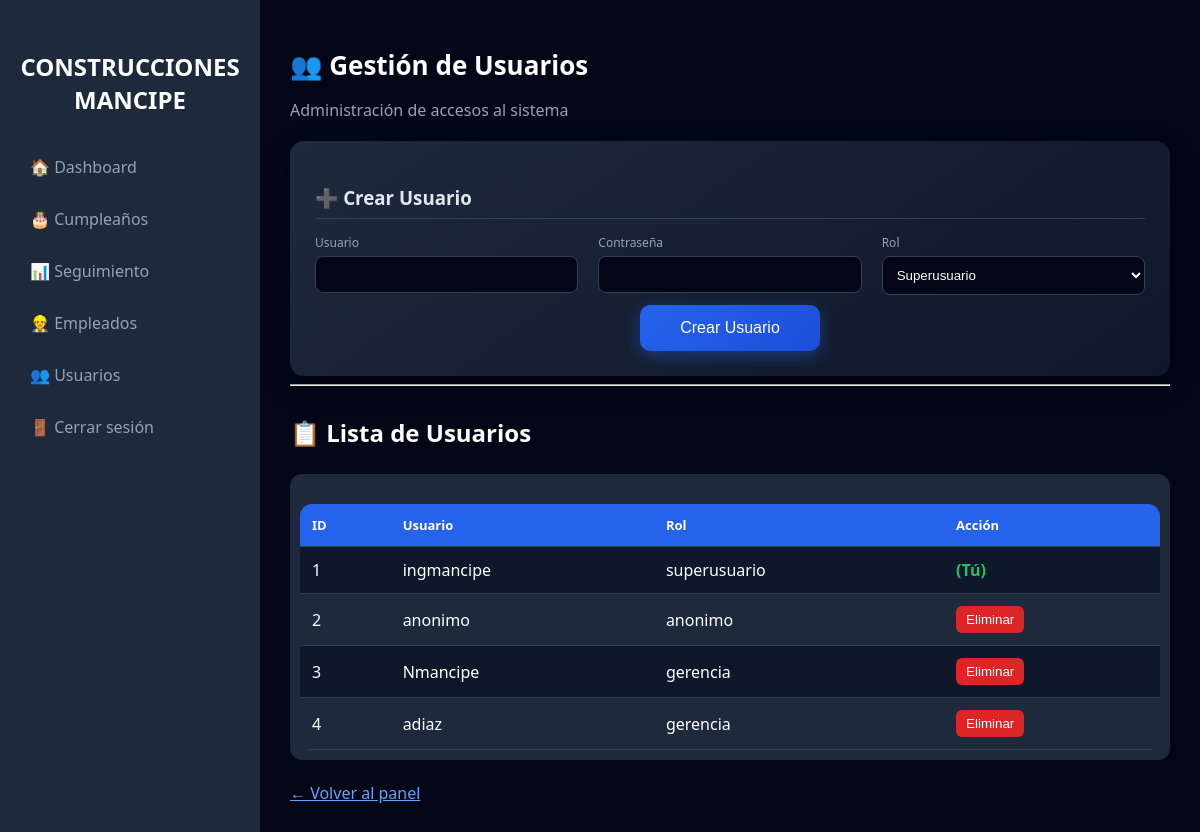
/usuarios (signed in), run on the app's committed database.
### tables this page shows
CREATE TABLE usuarios (
            id INTEGER PRIMARY KEY AUTOINCREMENT,
            username TEXT UNIQUE NOT NULL,
            password TEXT NOT NULL,
            rol TEXT NOT NULL
        );

### app.py (the view, shortened to what this page needs)
@app.route("/usuarios", methods=["GET", "POST"])
def usuarios():
    if "usuario" not in session or session["rol"] != "superusuario":
        return "Acceso denegado"
    conn = sqlite3.connect(DB)
    cursor = conn.cursor()
    cursor.execute("SELECT id,username,rol FROM usuarios")
    usuarios = cursor.fetchall()
    conn.close()
    return render_template("usuarios.html", usuarios=usuarios)

### templates/usuarios.html (shortened to what this page needs)
<!DOCTYPE html>
<html>
<head>
    <link rel="stylesheet" href="{{ url_for('static', filename='style.css') }}">
</head>
<body class="app-body">
<div class="sidebar">
<h2>CONSTRUCCIONES MANCIPE</h2>
<a href="/dashboard">🏠 Dashboard</a>
<a href="/cumpleanos">🎂 Cumpleaños</a>
<a href="/seguimiento">📊 Seguimiento</a>
{% if session.get("rol") in ["gerencia","superusuario"] %}
<a href="{{ url_for('empleados') }}">👷 Empleados</a>
{% endif %}
{% if session.get("rol") == "superusuario" %}
<a href="{{ url_for('usuarios') }}">👥 Usuarios</a>
{% endif %}
<a href="{{ url_for('logout') }}">🚪 Cerrar sesión</a>
</div>
<div class="container">
<h1>👥 Gestión de Usuarios</h1>
<p class="subtitulo">Administración de accesos al sistema</p>
<div class="card-form">
<h3>➕ Crear Usuario</h3>
<form method="POST">
<div class="grid-3">
<div class="campo">
<label>Usuario</label>
<input type="text" name="username" required>
</div>
<div class="campo">
<label>Contraseña</label>
<input type="password" name="password" required>
</div>
<div class="campo">
<label>Rol</label>
<select name="rol">
<option value="superusuario">Superusuario</option>
</select>
</div>
</div>
<div class="guardar">
<button class="btn-guardar" name="crear">Crear Usuario</button>
</div>
</form>
</div>
<hr>
<h2>📋 Lista de Usuarios</h2>
<div class="tabla">
<table>
<tr>
<th>ID</th>
<th>Usuario</th>
<th>Rol</th>
<th>Acción</th>
</tr>
{% for u in usuarios %}
<tr>
<td>{{ u[0] }}</td>
<td>{{ u[1] }}</td>
<td>{{ u[2] }}</td>
<td>
{% if u[1] != session["usuario"] %}
<form method="POST" style="display:inline;">
<button type="submit" name="eliminar"
style="background:#dc2626;color:white;border:none;padding:6px 10px;border-radius:6px;cursor:pointer;">
Eliminar
</button>
</form>
{% else %}
<span style="color:#22c55e;font-weight:bold;">(Tú)</span>
{% endif %}
</td>
</tr>
{% endfor %}
</table>
</div>
<br>
<a href="{{ url_for('dashboard') }}">← Volver al panel</a>
</div>
</body>
</html>

### static/style.css (style rules this page uses)
body { margin:0; font-family:'Segoe UI', sans-serif; background:#020617; color:white; }
.sidebar { width:220px; height:100vh; background:#1e293b; position:fixed; padding:20px; }
.sidebar h2 { margin-bottom:30px; text-align:center; }
.sidebar a { display:block; color:#94a3b8; text-decoration:none; margin:10px 0; padding:10px; border-radius:8px; transition:0.3s; }
h1 { margin-bottom:5px; }
.subtitulo { color:#94a3b8; margin-bottom:20px; }
form { display:flex; flex-direction:column; }
.tabla { margin-top:25px; overflow-x:auto; background:#1e293b; border-radius:12px; padding:10px; }
table { width:100%; border-collapse: collapse; }
th, td { padding:12px; text-align:left; }
th { background:#2563eb; color:white; font-size:13px; }
tr { border-bottom:1px solid #334155; }
tr:nth-child(even) { background:#0f172a; }
input[type="password"] { letter-spacing:2px; }
.container { margin-left:260px; padding:30px; }
.app-body { background:#020617; }
.card-form { background:linear-gradient(145deg,#1e293b,#0f172a); padding:25px; border-radius:14px; box-shadow:0 10px 25px rgba(0,0,0,0.4); transition:0.3s; }
.card-form h3 { margin-bottom:15px; border-bottom:1px solid #334155; padding-bottom:8px; color:#e2e8f0; }
.grid-3 { display:grid; grid-template-columns:repeat(auto-fit,minmax(200px,1fr)); gap:20px; }
.campo { display:flex; flex-direction:column; gap:5px; }
.campo label { font-size:12px; color:#94a3b8; }
.campo input, .campo select { background:#020617; border:1px solid #334155; padding:10px; border-radius:8px; color:white; transition:0.2s; }
.guardar { text-align:center; margin-top:10px; }
.btn-guardar { background:linear-gradient(135deg,#2563eb,#1d4ed8); padding:14px 40px; border:none; border-radius:10px; color:white; font-size:16px; cursor:pointer; transition:0.3s; box-shadow:0 5px 15px rgba(37,99,235,0.4); }
table { width:100%; border-collapse:collapse; background:#1e293b; border-radius:12px; overflow:hidden; margin-top:20px; }
th { background:#2563eb; padding:12px; text-align:left; font-size:13px; }
td { padding:12px; border-bottom:1px solid #334155; }
table button { background:#2563eb; border:none; padding:8px 14px; border-radius:6px; color:white; cursor:pointer; transition:0.2s; }
h1 { font-size:26px; margin-bottom:10px; }
h2 { margin-top:30px; }
a { color:#60a5fa; }

### data on the page
usuarios: id "1", username "ingmancipe", rol "superusuario", shows "(Tú)"
usuarios: id "2", username "anonimo", rol "anonimo"
usuarios: id "3", username "Nmancipe", rol "gerencia"
usuarios: id "4", username "adiaz", rol "gerencia"
